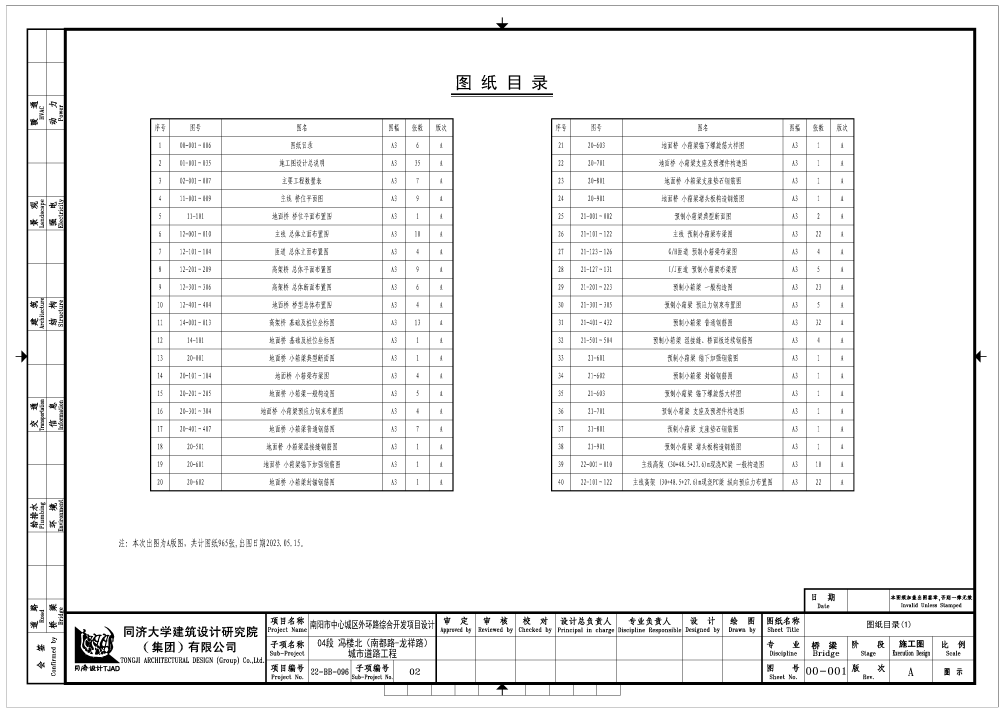
#> input picture Completeness_check/Drawings/page_1.png, 5021 x 3567 px, found by its file name (shown at 1/5 size)
$ python region_selector_standalone.py
#> lines starting #> are read from the running program, lines starting #| are printed output that depends on the picture; after the words box and inside, x2 and y2 are one past the last pixel; in counts of white or black regions, pixels touching at a corner belong together
import cv2
import json
import os

# 全局变量
refPts = []  # 用于存储所有选择的区域
cropping = False
currentPts = []  # 当前正在选择的区域

# 缩放因子
scale = 0.5

# 鼠标事件回调函数
def click_and_crop(event, x, y, flags, param):
    global cropping, currentPts, refPts

    # 将坐标缩放回原始图像大小
    x = int(x / scale)
    y = int(y / scale)

    if event == cv2.EVENT_LBUTTONDOWN:
        currentPts = [(x, y)]
        cropping = True

    elif event == cv2.EVENT_LBUTTONUP:
        currentPts.append((x, y))
        cropping = False

        # 在原图上绘制矩形
        cv2.rectangle(image, currentPts[0], currentPts[1], (0, 255, 0), 2)
        # 显示缩放后的图像
        cv2.imshow("image", cv2.resize(image, (0, 0), fx=scale, fy=scale))

        # 保存当前选中的区域
        refPts.append(tuple(currentPts))

# 读取图像
image_path = r"C:\Users\ASUS\Mid-term\ProcessingofFixed_Information\images\page_1.png"
image = cv2.imread(image_path)
#> image is the input picture: shape (3567, 5021, 3); 94.5% white; 2575 black regions (383 under 20 px), largest, box (x1, y1, x2, y2) and area: (78, 87, 4933, 3478) 380144, (750, 591, 2268, 2457) 118837, (2755, 591, 4272, 2457) 116973
clone = image.copy()

# 创建窗口并设置大小
cv2.namedWindow("image", cv2.WINDOW_NORMAL)
cv2.resizeWindow("image", int(image.shape[1] * scale), int(image.shape[0] * scale))
cv2.setMouseCallback("image", click_and_crop)

# 显示图像并等待按键
print("操作: 鼠标拖动框选区域 | r=重置 | q/ESC=退出")
while True:
    # 显示缩放后的图像
    cv2.imshow("image", cv2.resize(image, (0, 0), fx=scale, fy=scale))
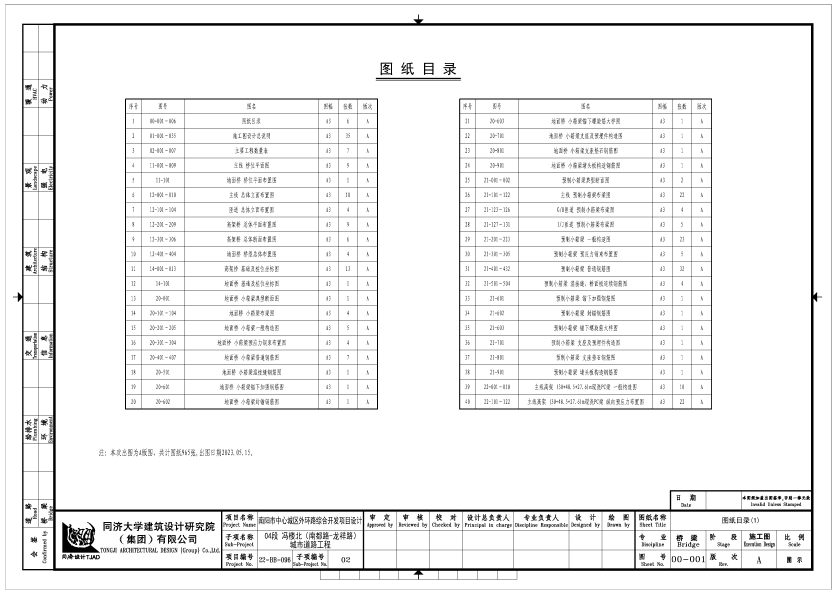
#> window 'image': shape (1784, 2510, 3) (shown at 1/3 size); min 0, max 255, mean 240.9
    key = cv2.waitKey(1) & 0xFF
#> (key q is pressed here)

    # 检测窗口是否被手动关闭（点击 X 按钮）
    try:
        if cv2.getWindowProperty("image", cv2.WND_PROP_VISIBLE) < 1:
            break
    except cv2.error:
        break  # 窗口已被销毁

    if key == ord("r"):
        # 重置图像
        image = clone.copy()
        refPts.clear()

    elif key == ord("q") or key == 27:  # q 或 ESC 退出
        break

# 打印所有选取的区域
for i, pts in enumerate(refPts):
    print(f"Selected Region {i+1}: Top-left: {pts[0]}, Bottom-right: {pts[1]}")

# 设置保存文件路径
os.makedirs(os.path.dirname(output_path := r"C:\Users\ASUS\Mid-term\ProcessingofFixed_Information\refPts\refPts1.json"), exist_ok=True)
with open(output_path, 'w') as f:
    json.dump(refPts, f)

# 关闭所有窗口（Windows 上需要额外的 waitKey 才能真正关闭）
cv2.destroyWindow("image")
cv2.waitKey(1)
cv2.destroyAllWindows()
cv2.waitKey(1)
